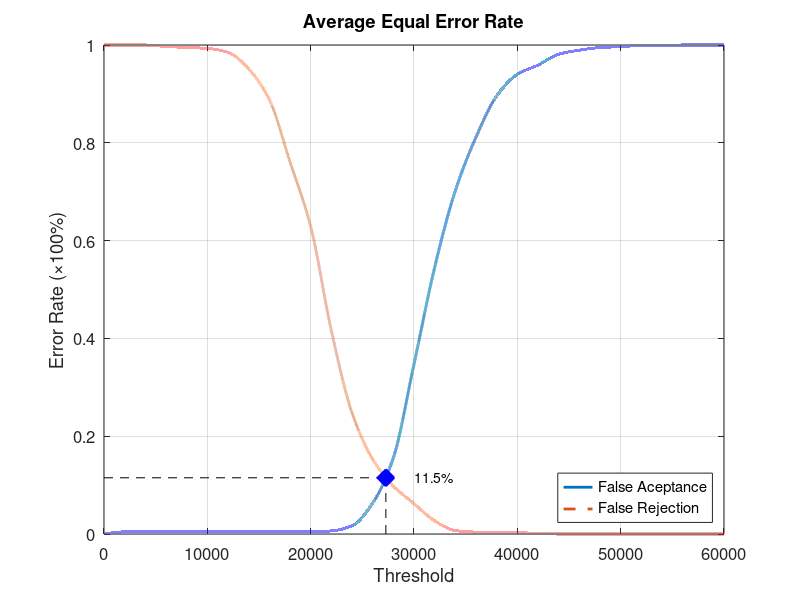
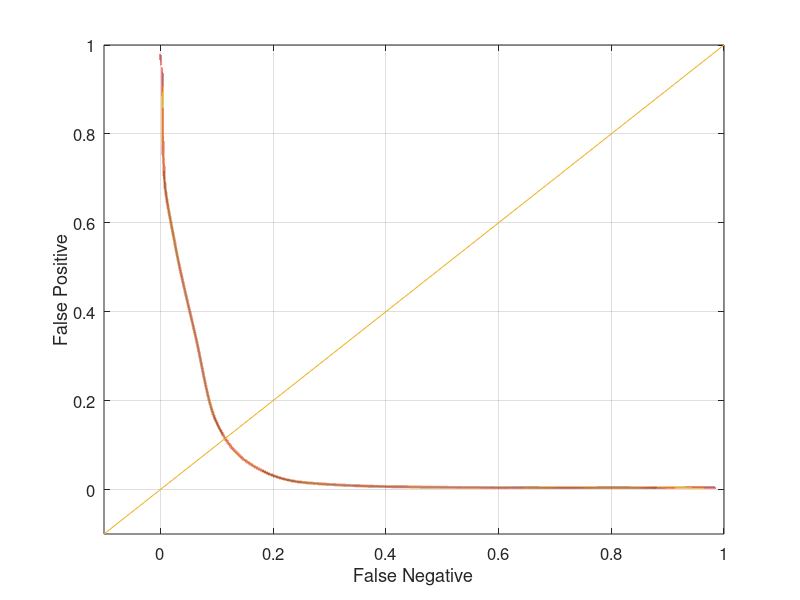

The MATLAB source for these figures, in order:
function yEER = Database1Average
close all;
clear;
clc;
x = 0:2000:60000;
xq = 0:0.5:60000;

y0 = [0 0.00421053 0.00421053 0.00421053 0.00421053 0.00421053 0.00421053 0.00421053 0.00421053 0.00421053 0.00421053 0.00631579 0.0168421 0.0631579 0.155789 0.347368 0.545263 0.702105 0.811579 0.895789 0.94 0.958947 0.981053 0.989474 0.994737 0.996842 0.998947 0.998947 1 1 1];
yy0 = interp1(x, y0, xq, 'pchip');
y1 = [1 1 1 0.997 0.995 0.993 0.985 0.951 0.888 0.761 0.629 0.416 0.248 0.153 0.098 0.062 0.027 0.007 0.004 0.004 0.003 0.001 0 0 0 0 0 0 0 0 0];
yy1 = interp1(x, y1, xq, 'pchip');

% Calculating EER: 
y2 = abs(y0 - y1);
find(y2 == min(y2))
yy2 = abs(yy0 - yy1);
xEER = find(yy2 == min(yy2));
xEERIndex = xq(xEER) % X-axis EER
yEER = yy0(xEER) % Y-axis EER

main = figure
plot(xq, yy0,'-','LineWidth', 2);	hold on
plot(xq, yy1,'--','LineWidth', 2);	hold on
plot([xEERIndex xEERIndex], [0 yEER], 'k--');	hold on
plot([0 xEERIndex], [yEER yEER], 'k--');	hold on
plot(xEERIndex, yEER, 'bx', 'LineWidth', 10);	hold on
text(xEERIndex + 10 * xEERIndex / 100, yEER, [num2str(round((10000 * yEER)) / 100) '%'])
legend('False Aceptance', 'False Rejection', 'Location', 'SouthEast')
xlabel('Threshold')
ylabel('Error Rate (\times100%)')
title('Average Equal Error Rate')
set(gca, 'FontSize', 12)
axis([0 60000 0 1])
grid on

print(main, 'Database1AverageMain', '-dpng');
FNRxFPR = figure('Color', [1 1 1]);
plot(yy1, yy0, '-', yy1, yy0, 'LineWidth', 2);
hold on
y = -0.1:0.1:1
plot(y, y); 
set(gca, 'FontSize', 12)
xlabel('False Negative')
ylabel('False Positive')
axis([-0.1 1 -0.1 1])
set(gca, 'FontSize', 12)
grid on

print(FNRxFPR, 'Database1AverageFNRxFPR','-dpng');
end
